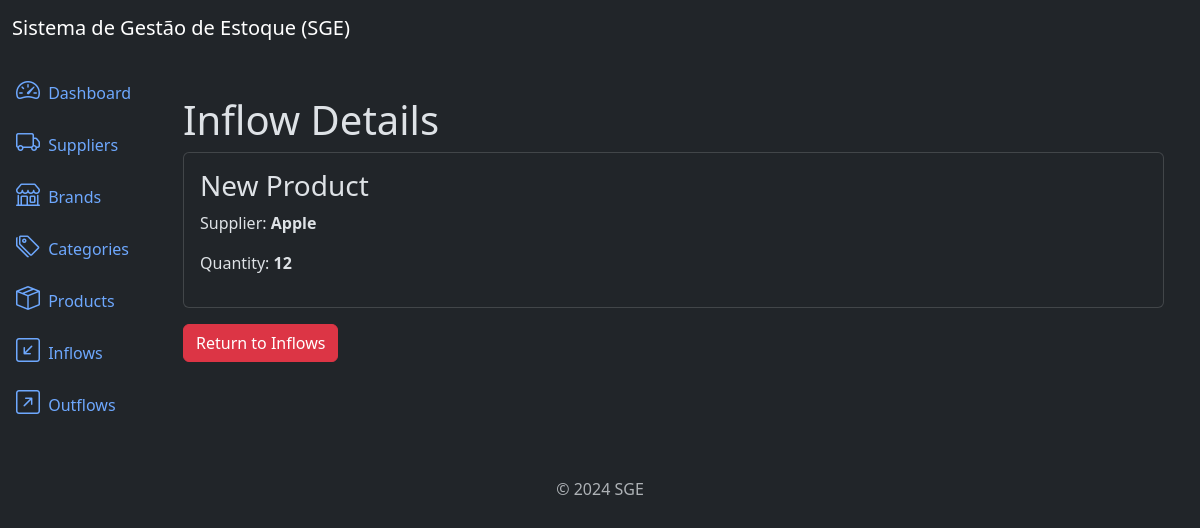
Page /inflows/4/detail/ on the committed database.
### inflows/models.py (models this page shows, shortened)
class Inflow(models.Model):
    supplier = models.ForeignKey(Supplier, on_delete=models.PROTECT, related_name='inflows')
    product = models.ForeignKey(Product, on_delete=models.PROTECT, related_name='inflows')
    quantity = models.IntegerField()
    description = models.TextField(null=True, blank=True)
    created_at = models.DateTimeField(auto_now_add=True)
    updated_at = models.DateTimeField(auto_now=True)
    class Meta:
        ordering = ['-created_at']

### products/models.py (models this page shows)
class Product(models.Model):
    title = models.CharField(max_length=500)
    category = models.ForeignKey(Category, on_delete=models.PROTECT, related_name='products')  # Protect block to delete a category that has 1 prod
    brand = models.ForeignKey(Brand, on_delete=models.PROTECT, related_name="products")
    description = models.TextField(null=True, blank=True)
    serie_number = models.CharField(max_length=200, null=True, blank=True)
    cost_price = models.DecimalField(max_digits=20, decimal_places=2)
    selling_price = models.DecimalField(max_digits=20, decimal_places=2)
    quantity = models.IntegerField(default=0)
    created_at = models.DateTimeField(auto_now_add=True)
    updated_at = models.DateTimeField(auto_now=True)
    class Meta:
        ordering = ['title']
    def __str__(self):
        return self.title

### suppliers/models.py (models this page shows)
class Supplier(models.Model):
    name = models.CharField(max_length=500)
    description = models.TextField(null=True, blank=True)
    created_at = models.DateTimeField(auto_now_add=True)
    updated_at = models.DateTimeField(auto_now=True)
    class Meta:
        ordering = ['name']
    def __str__(self):
        return self.name

### inflows/views.py (the view)
# urls.py: path('inflows/<int:pk>/detail/', views.InflowDetailView.as_view(), name='inflow_detail'),
class InflowDetailView(DetailView):
    model = models.Inflow
    template_name = 'inflow_detail.html'
    context_object_name = 'inflow'

### inflows/templates/inflow_detail.html (shortened to what this page needs)
{% extends 'base.html'%}
{% block content %}
    <div class="container mt-4">
        <h3 class="display-6">Inflow Details</h3>
        <div class="card">
            <div class="card-body">
                <h3 class="card-title">{{ inflow.product }}</h3>
                <p class="card-text">Supplier: <strong>{{ inflow.supplier }}</strong> </p>
                <p class="card-text">Quantity: <strong>{{ inflow.quantity }}</strong> </p>
            </div>
        </div>
        <a href="{% url 'inflow_list' %}" class="btn btn-danger mt-3">Return to Inflows</a>
    </div>
{% endblock %}

### rows in the picture
Inflow: product "New Product", supplier "Apple", quantity "12"
